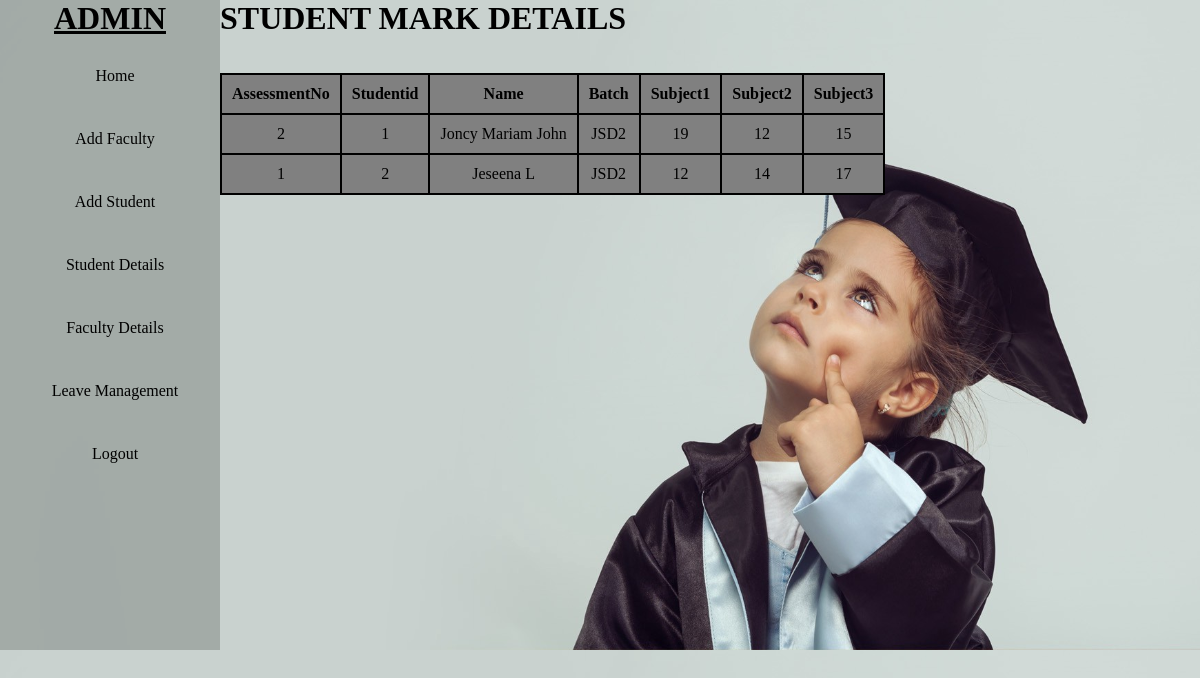
The page /stu_mark.php on the database its author committed.
### tables this page shows
CREATE TABLE `assessment` (
  `id` int(11) NOT NULL,
  `Assmnt_name` varchar(20) NOT NULL,
  `Sid` int(11) NOT NULL,
  `Name` varchar(30) NOT NULL,
  `Batch` varchar(10) NOT NULL,
  `Sub1` float NOT NULL,
  `Sub2` float NOT NULL,
  `Sub3` float NOT NULL
);

### stu_mark.php (the view, shortened to what this page needs)
<!DOCTYPE html>
<html>
	<head>
		<link rel="stylesheet" href="css/style.css">
	</head>
	<body class="bi">
		<div class="display">
		<div class="navbar">
			<h1><u>ADMIN</u></h1>
			<ul>
				<li> <a href="adminhome.php">Home</a> </li>
				<li> <a href="faculty_signup.php">Add Faculty</a> </li>
				<li> <a href="student_signup.php">Add Student</a> </li>
				<li> <a href="#">Student Details</a>
				</li>
				<li> <a href="fac_details.php">Faculty Details</a></li>
				<li><a href="stu_leave.php">Leave Management</a></li>
				<li><a href="login.php">Logout</a></li>
			</ul>
			</div>
		<div>
			<h1>STUDENT MARK DETAILS</h1>
			<br><br>
			<table>
				<thead>
					<tr>
						<th>AssessmentNo</th>
						<th>Studentid</th>
						<th>Name</th>
						<th>Batch</th>
						<th>Subject1</th>
						<th>Subject2</th>
						<th>Subject3</th>
					</tr>
				</thead>
				<tbody>
					<?php
					require_once 'connection.php';
					$sql="select * from assessment";
					$result=mysqli_query($conn,$sql);
					while($row=mysqli_fetch_assoc($result))
					{
				?>
				<tr>
					<td><?php echo $row['Assmnt_name'];?></td>
					<td><?php echo $row['Sid'];?></td>
					<td><?php echo $row['Name'];?></td>
					<td><?php echo $row['Batch'];?></td>
					<td><?php echo $row['Sub1'];?></td>
					<td><?php echo $row['Sub2'];?></td>
					<td><?php echo $row['Sub3'];?></td>
				</tr>
				<?php
					}
				?>
				</tbody>
			</table>
		</div>
	</div>
	</body>
</html>

### css/style.css (style rules this page uses)
* { margin:0px; padding:0px; box-sizing:border-box; }
.bi { background-image:url("../img/2.jpeg"); background-size:cover; }
.navbar { text-align:center; background-color:rgba(38, 39, 35, 0.233); width:220px; height:650px; }
.navbar ul { list-style:none; display:block; }
.navbar ul li { text-align:center; width:200px; padding:15px; margin:15px; border-radius: 10px; }
.navbar ul li a { text-decoration:none; color:black; }
.display { display: inline-flex; }

### stu_mark.php (style rules this page uses)
table,th,td { border:2px solid black; border-collapse:collapse;background-color:grey;text-align:center;padding:10px; }

### rows shown on the page
assessment: Assmnt_name "2", Sid "1", Name "Joncy Mariam John", Batch "JSD2", Sub1 "19", Sub2 "12", Sub3 "15"
assessment: Assmnt_name "1", Sid "2", Name "Jeseena L", Batch "JSD2", Sub1 "12", Sub2 "14", Sub3 "17"
